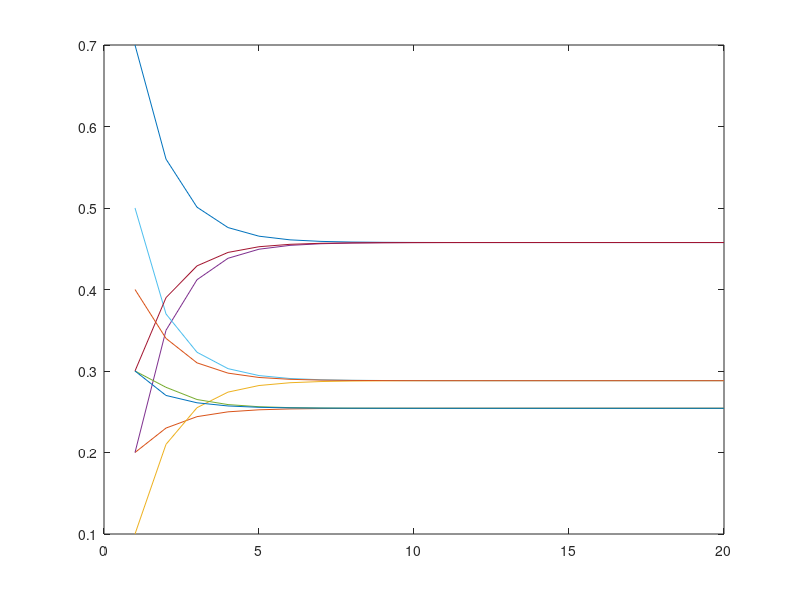

MATLAB code for this plot:
#Ex 05
#ALINEA A)
printf("Alinea A)\n");
printf("Matriz de transicao:\n");
  #Sol Nuvens Chuva
A=[0.7  0.2 0.1;
    0.2 0.3 0.5
    0.3 0.3 0.4];
#T e a transposta do A
T=A';
disp(T);  

#-------------------------------------------------------------------------------
#ALINEA B)
printf("\nAlinea B)\n");
printf("Probabilidade de no dia atual ser sol e no dia seguinte chuva: ");

disp(T(3,1));

#-------------------------------------------------------------------------------
#ALINEA C)
printf("\nAlinea C)\n");
M=[];
for i = 1:20
  Tn = T^i;
  M=[M Tn(:)];
endfor
figure(1);
plot(M');
#-------------------------------------------------------------------------------
#ALINEA D)
printf("\nAlinea D)\n");
disp(">>>>Duvidas");
